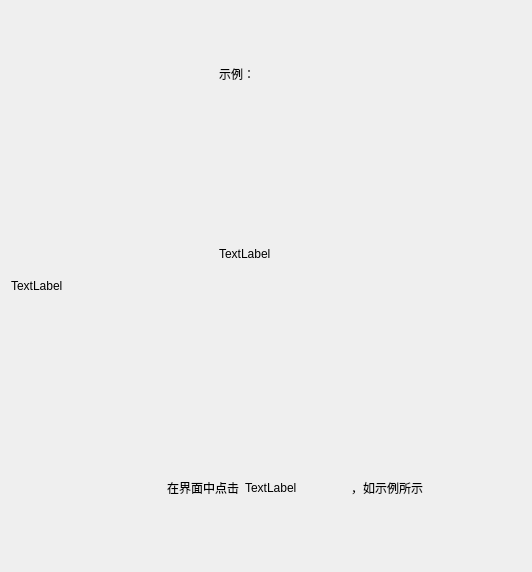
      <widget class="QWidget" name="page_picLib">
       <layout class="QGridLayout" name="gridLayout_6">
        <item row="0" column="2">
         <widget class="QWidget" name="widget_8" native="true">
          <layout class="QGridLayout" name="gridLayout_7">
           <item row="5" column="1">
            <spacer name="verticalSpacer_7">
             <property name="orientation">
              <enum>Qt::Vertical</enum>
             </property>
             <property name="sizeHint" stdset="0">
              <size>
               <width>20</width>
               <height>40</height>
              </size>
             </property>
            </spacer>
           </item>
           <item row="2" column="1">
            <widget class="QLabel" name="label_show3">
             <property name="minimumSize">
              <size>
               <width>152</width>
               <height>330</height>
              </size>
             </property>
             <property name="maximumSize">
              <size>
               <width>152</width>
               <height>330</height>
              </size>
             </property>
             <property name="text">
              <string>TextLabel</string>
             </property>
            </widget>
           </item>
           <item row="3" column="1">
            <spacer name="verticalSpacer_8">
             <property name="orientation">
              <enum>Qt::Vertical</enum>
             </property>
             <property name="sizeHint" stdset="0">
              <size>
               <width>20</width>
               <height>40</height>
              </size>
             </property>
            </spacer>
           </item>
           <item row="1" column="1">
            <widget class="QLabel" name="label_18">
             <property name="text">
              <string>示例：</string>
             </property>
            </widget>
           </item>
           <item row="0" column="1">
            <spacer name="verticalSpacer_9">
             <property name="orientation">
              <enum>Qt::Vertical</enum>
             </property>
             <property name="sizeHint" stdset="0">
              <size>
               <width>20</width>
               <height>40</height>
              </size>
             </property>
            </spacer>
           </item>
           <item row="2" column="0">
            <spacer name="horizontalSpacer_31">
             <property name="orientation">
              <enum>Qt::Horizontal</enum>
             </property>
             <property name="sizeHint" stdset="0">
              <size>
               <width>40</width>
               <height>20</height>
              </size>
             </property>
            </spacer>
           </item>
           <item row="2" column="2">
            <spacer name="horizontalSpacer_32">
             <property name="orientation">
              <enum>Qt::Horizontal</enum>
             </property>
             <property name="sizeHint" stdset="0">
              <size>
               <width>40</width>
               <height>20</height>
              </size>
             </property>
            </spacer>
           </item>
           <item row="4" column="0" colspan="3">
            <widget class="QWidget" name="widget_17" native="true">
             <layout class="QGridLayout" name="gridLayout_21">
              <item row="0" column="0">
               <spacer name="horizontalSpacer_2">
                <property name="orientation">
                 <enum>Qt::Horizontal</enum>
                </property>
                <property name="sizeHint" stdset="0">
                 <size>
                  <width>40</width>
                  <height>20</height>
                 </size>
                </property>
               </spacer>
              </item>
              <item row="0" column="2">
               <widget class="QLabel" name="label_show9">
                <property name="minimumSize">
                 <size>
                  <width>100</width>
                  <height>0</height>
                 </size>
                </property>
                <property name="maximumSize">
                 <size>
                  <width>100</width>
                  <height>16777215</height>
                 </size>
                </property>
                <property name="text">
                 <string>TextLabel</string>
                </property>
               </widget>
              </item>
              <item row="0" column="3">
               <widget class="QLabel" name="label_19">
                <property name="maximumSize">
                 <size>
                  <width>75</width>
                  <height>16777215</height>
                 </size>
                </property>
                <property name="text">
                 <string>，如示例所示</string>
                </property>
               </widget>
              </item>
              <item row="0" column="1">
               <widget class="QLabel" name="label_11">
                <property name="maximumSize">
                 <size>
                  <width>75</width>
                  <height>16777215</height>
                 </size>
                </property>
                <property name="text">
                 <string>在界面中点击</string>
                </property>
               </widget>
              </item>
              <item row="0" column="4">
               <spacer name="horizontalSpacer_3">
                <property name="orientation">
                 <enum>Qt::Horizontal</enum>
                </property>
                <property name="sizeHint" stdset="0">
                 <size>
                  <width>40</width>
                  <height>20</height>
                 </size>
                </property>
               </spacer>
              </item>
             </layout>
            </widget>
           </item>
          </layout>
         </widget>
        </item>
        <item row="0" column="0">
         <widget class="MyLabel" name="label_2">
          <property name="minimumSize">
           <size>
            <width>0</width>
            <height>550</height>
           </size>
          </property>
          <property name="maximumSize">
           <size>
            <width>16777215</width>
            <height>550</height>
           </size>
          </property>
          <property name="text">
           <string>TextLabel</string>
          </property>
         </widget>
        </item>
        <item row="0" column="1">
         <spacer name="horizontalSpacer_11">
          <property name="orientation">
           <enum>Qt::Horizontal</enum>
          </property>
          <property name="sizeHint" stdset="0">
           <size>
            <width>40</width>
            <height>20</height>
           </size>
          </property>
         </spacer>
        </item>
        <item row="0" column="3">
         <spacer name="horizontalSpacer_16">
          <property name="orientation">
           <enum>Qt::Horizontal</enum>
          </property>
          <property name="sizeHint" stdset="0">
           <size>
            <width>40</width>
            <height>20</height>
           </size>
          </property>
         </spacer>
        </item>
       </layout>
      </widget>
